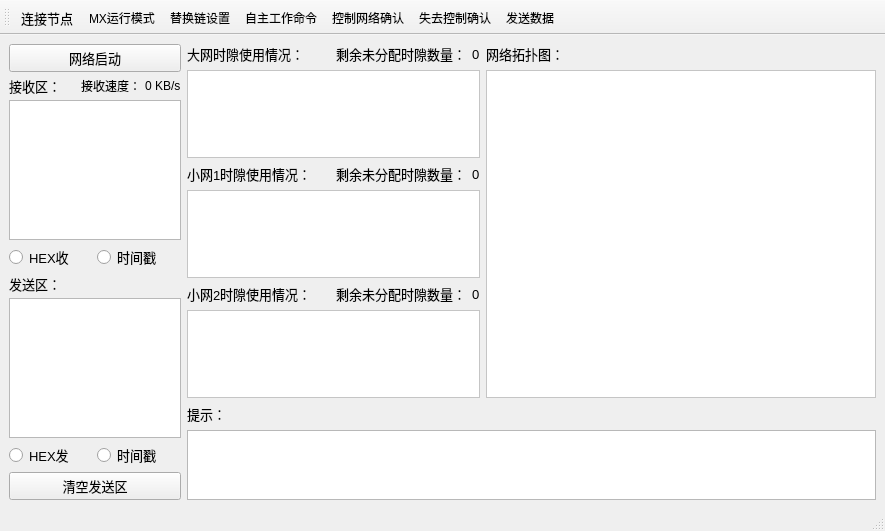
<?xml version="1.0" encoding="UTF-8"?>
<ui version="4.0">
 <class>MainWindow</class>
 <widget class="QMainWindow" name="MainWindow">
  <property name="geometry">
   <rect>
    <x>0</x>
    <y>0</y>
    <width>885</width>
    <height>531</height>
   </rect>
  </property>
  <property name="windowTitle">
   <string>XY网络上位机</string>
  </property>
  <widget class="QWidget" name="centralwidget">
   <layout class="QVBoxLayout" name="verticalLayout_4">
    <item>
     <layout class="QHBoxLayout" name="horizontalLayout_4" stretch="1,4">
      <item>
       <layout class="QVBoxLayout" name="verticalLayout_8">
        <property name="spacing">
         <number>4</number>
        </property>
        <item>
         <widget class="QPushButton" name="netlunch_pushButton">
          <property name="font">
           <font>
            <pointsize>10</pointsize>
           </font>
          </property>
          <property name="text">
           <string>网络启动</string>
          </property>
         </widget>
        </item>
        <item>
         <layout class="QVBoxLayout" name="verticalLayout">
          <item>
           <layout class="QHBoxLayout" name="horizontalLayout_6">
            <item>
             <widget class="QLabel" name="recv_label">
              <property name="font">
               <font>
                <pointsize>10</pointsize>
               </font>
              </property>
              <property name="text">
               <string>接收区：</string>
              </property>
             </widget>
            </item>
            <item>
             <layout class="QHBoxLayout" name="horizontalLayout_5">
              <item>
               <widget class="QLabel" name="label_9">
                <property name="text">
                 <string>接收速度：</string>
                </property>
               </widget>
              </item>
              <item>
               <widget class="QLabel" name="recv_speedlabel">
                <property name="text">
                 <string>0 KB/s</string>
                </property>
               </widget>
              </item>
             </layout>
            </item>
           </layout>
          </item>
          <item>
           <widget class="QPlainTextEdit" name="recvlogTextEdit"/>
          </item>
         </layout>
        </item>
        <item>
         <layout class="QHBoxLayout" name="horizontalLayout_11">
          <item>
           <layout class="QHBoxLayout" name="horizontalLayout_8">
            <item>
             <widget class="QRadioButton" name="checkBoxHexR">
              <property name="font">
               <font>
                <pointsize>10</pointsize>
               </font>
              </property>
              <property name="text">
               <string>HEX收</string>
              </property>
             </widget>
            </item>
           </layout>
          </item>
          <item>
           <layout class="QHBoxLayout" name="horizontalLayout_9">
            <item>
             <widget class="QRadioButton" name="RecTimeZone">
              <property name="font">
               <font>
                <pointsize>10</pointsize>
               </font>
              </property>
              <property name="text">
               <string>时间戳</string>
              </property>
             </widget>
            </item>
           </layout>
          </item>
         </layout>
        </item>
        <item>
         <layout class="QVBoxLayout" name="verticalLayout_2">
          <item>
           <widget class="QLabel" name="send_label">
            <property name="font">
             <font>
              <pointsize>10</pointsize>
             </font>
            </property>
            <property name="text">
             <string>发送区：</string>
            </property>
           </widget>
          </item>
          <item>
           <widget class="QPlainTextEdit" name="sendlogTextEdit"/>
          </item>
          <item>
           <layout class="QHBoxLayout" name="horizontalLayout_10">
            <item>
             <widget class="QRadioButton" name="checkBoxHexS">
              <property name="font">
               <font>
                <pointsize>10</pointsize>
               </font>
              </property>
              <property name="text">
               <string>HEX发</string>
              </property>
             </widget>
            </item>
            <item>
             <widget class="QRadioButton" name="SendTimeZone">
              <property name="font">
               <font>
                <pointsize>10</pointsize>
               </font>
              </property>
              <property name="text">
               <string>时间戳</string>
              </property>
             </widget>
            </item>
           </layout>
          </item>
         </layout>
        </item>
        <item>
         <widget class="QPushButton" name="senddataclear_pushButton">
          <property name="font">
           <font>
            <pointsize>10</pointsize>
           </font>
          </property>
          <property name="text">
           <string>清空发送区</string>
          </property>
         </widget>
        </item>
       </layout>
      </item>
      <item>
       <layout class="QVBoxLayout" name="verticalLayout_11" stretch="5,1">
        <item>
         <layout class="QHBoxLayout" name="horizontalLayout_7" stretch="3,4">
          <item>
           <layout class="QVBoxLayout" name="verticalLayout_7">
            <item>
             <layout class="QVBoxLayout" name="verticalLayout_slot" stretch="1,1,1">
              <item>
               <layout class="QVBoxLayout" name="verticalLayout_slot_1">
                <item>
                 <layout class="QHBoxLayout" name="horizontalLayout">
                  <item>
                   <widget class="QLabel" name="label">
                    <property name="font">
                     <font>
                      <pointsize>10</pointsize>
                     </font>
                    </property>
                    <property name="text">
                     <string>大网时隙使用情况：</string>
                    </property>
                   </widget>
                  </item>
                  <item>
                   <spacer name="horizontalSpacer">
                    <property name="orientation">
                     <enum>Qt::Orientation::Horizontal</enum>
                    </property>
                    <property name="sizeHint" stdset="0">
                     <size>
                      <width>40</width>
                      <height>20</height>
                     </size>
                    </property>
                   </spacer>
                  </item>
                  <item>
                   <widget class="QLabel" name="label_2">
                    <property name="font">
                     <font>
                      <pointsize>10</pointsize>
                     </font>
                    </property>
                    <property name="text">
                     <string>剩余未分配时隙数量：</string>
                    </property>
                   </widget>
                  </item>
                  <item>
                   <widget class="QLabel" name="restslot_mainlabel">
                    <property name="font">
                     <font>
                      <pointsize>10</pointsize>
                     </font>
                    </property>
                    <property name="text">
                     <string>0</string>
                    </property>
                   </widget>
                  </item>
                 </layout>
                </item>
                <item>
                 <widget class="QGraphicsView" name="slotcasemain_View">
                  <property name="minimumSize">
                   <size>
                    <width>0</width>
                    <height>66</height>
                   </size>
                  </property>
                  <property name="palette">
                   <palette>
                    <active>
                     <colorrole role="Window">
                      <brush brushstyle="SolidPattern">
                       <color alpha="255">
                        <red>255</red>
                        <green>255</green>
                        <blue>255</blue>
                       </color>
                      </brush>
                     </colorrole>
                    </active>
                    <inactive>
                     <colorrole role="Window">
                      <brush brushstyle="SolidPattern">
                       <color alpha="255">
                        <red>255</red>
                        <green>255</green>
                        <blue>255</blue>
                       </color>
                      </brush>
                     </colorrole>
                    </inactive>
                    <disabled>
                     <colorrole role="Base">
                      <brush brushstyle="SolidPattern">
                       <color alpha="255">
                        <red>255</red>
                        <green>255</green>
                        <blue>255</blue>
                       </color>
                      </brush>
                     </colorrole>
                     <colorrole role="Window">
                      <brush brushstyle="SolidPattern">
                       <color alpha="255">
                        <red>255</red>
                        <green>255</green>
                        <blue>255</blue>
                       </color>
                      </brush>
                     </colorrole>
                    </disabled>
                   </palette>
                  </property>
                 </widget>
                </item>
               </layout>
              </item>
              <item>
               <layout class="QVBoxLayout" name="verticalLayout_slot_2">
                <item>
                 <layout class="QHBoxLayout" name="horizontalLayout_2">
                  <item>
                   <widget class="QLabel" name="label_4">
                    <property name="font">
                     <font>
                      <pointsize>10</pointsize>
                     </font>
                    </property>
                    <property name="text">
                     <string>小网1时隙使用情况：</string>
                    </property>
                   </widget>
                  </item>
                  <item>
                   <spacer name="horizontalSpacer_2">
                    <property name="orientation">
                     <enum>Qt::Orientation::Horizontal</enum>
                    </property>
                    <property name="sizeHint" stdset="0">
                     <size>
                      <width>40</width>
                      <height>20</height>
                     </size>
                    </property>
                   </spacer>
                  </item>
                  <item>
                   <widget class="QLabel" name="label_5">
                    <property name="font">
                     <font>
                      <pointsize>10</pointsize>
                     </font>
                    </property>
                    <property name="text">
                     <string>剩余未分配时隙数量：</string>
                    </property>
                   </widget>
                  </item>
                  <item>
                   <widget class="QLabel" name="restslot_1label">
                    <property name="font">
                     <font>
                      <pointsize>10</pointsize>
                     </font>
                    </property>
                    <property name="text">
                     <string>0</string>
                    </property>
                   </widget>
                  </item>
                 </layout>
                </item>
                <item>
                 <widget class="QGraphicsView" name="slotcase1_View">
                  <property name="palette">
                   <palette>
                    <active>
                     <colorrole role="Window">
                      <brush brushstyle="SolidPattern">
                       <color alpha="255">
                        <red>255</red>
                        <green>255</green>
                        <blue>255</blue>
                       </color>
                      </brush>
                     </colorrole>
                    </active>
                    <inactive>
                     <colorrole role="Window">
                      <brush brushstyle="SolidPattern">
                       <color alpha="255">
                        <red>255</red>
                        <green>255</green>
                        <blue>255</blue>
                       </color>
                      </brush>
                     </colorrole>
                    </inactive>
                    <disabled>
                     <colorrole role="Base">
                      <brush brushstyle="SolidPattern">
                       <color alpha="255">
                        <red>255</red>
                        <green>255</green>
                        <blue>255</blue>
                       </color>
                      </brush>
                     </colorrole>
                     <colorrole role="Window">
                      <brush brushstyle="SolidPattern">
                       <color alpha="255">
                        <red>255</red>
                        <green>255</green>
                        <blue>255</blue>
                       </color>
                      </brush>
                     </colorrole>
                    </disabled>
                   </palette>
                  </property>
                 </widget>
                </item>
               </layout>
              </item>
              <item>
               <layout class="QVBoxLayout" name="verticalLayout_slot_3">
                <item>
                 <layout class="QHBoxLayout" name="horizontalLayout_3">
                  <item>
                   <widget class="QLabel" name="label_3">
                    <property name="font">
                     <font>
                      <pointsize>10</pointsize>
                     </font>
                    </property>
                    <property name="text">
                     <string>小网2时隙使用情况：</string>
                    </property>
                   </widget>
                  </item>
                  <item>
                   <spacer name="horizontalSpacer_3">
                    <property name="orientation">
                     <enum>Qt::Orientation::Horizontal</enum>
                    </property>
                    <property name="sizeHint" stdset="0">
                     <size>
                      <width>40</width>
                      <height>20</height>
                     </size>
                    </property>
                   </spacer>
                  </item>
                  <item>
                   <widget class="QLabel" name="label_6">
                    <property name="font">
                     <font>
                      <pointsize>10</pointsize>
                     </font>
                    </property>
                    <property name="text">
                     <string>剩余未分配时隙数量：</string>
                    </property>
                   </widget>
                  </item>
                  <item>
                   <widget class="QLabel" name="restslot_2label">
                    <property name="font">
                     <font>
                      <pointsize>10</pointsize>
                     </font>
                    </property>
                    <property name="text">
                     <string>0</string>
                    </property>
                   </widget>
                  </item>
                 </layout>
                </item>
                <item>
                 <widget class="QGraphicsView" name="slotcase2_View">
                  <property name="palette">
                   <palette>
                    <active>
                     <colorrole role="Window">
                      <brush brushstyle="SolidPattern">
                       <color alpha="255">
                        <red>255</red>
                        <green>255</green>
                        <blue>255</blue>
                       </color>
                      </brush>
                     </colorrole>
                    </active>
                    <inactive>
                     <colorrole role="Window">
                      <brush brushstyle="SolidPattern">
                       <color alpha="255">
                        <red>255</red>
                        <green>255</green>
                        <blue>255</blue>
                       </color>
                      </brush>
                     </colorrole>
                    </inactive>
                    <disabled>
                     <colorrole role="Base">
                      <brush brushstyle="SolidPattern">
                       <color alpha="255">
                        <red>255</red>
                        <green>255</green>
                        <blue>255</blue>
                       </color>
                      </brush>
                     </colorrole>
                     <colorrole role="Window">
                      <brush brushstyle="SolidPattern">
                       <color alpha="255">
                        <red>255</red>
                        <green>255</green>
                        <blue>255</blue>
                       </color>
                      </brush>
                     </colorrole>
                    </disabled>
                   </palette>
                  </property>
                 </widget>
                </item>
               </layout>
              </item>
             </layout>
            </item>
           </layout>
          </item>
          <item>
           <layout class="QVBoxLayout" name="verticalLayout_3">
            <item>
             <widget class="QLabel" name="netTopology_label">
              <property name="font">
               <font>
                <pointsize>10</pointsize>
               </font>
              </property>
              <property name="text">
               <string>网络拓扑图：</string>
              </property>
             </widget>
            </item>
            <item>
             <widget class="QGraphicsView" name="netTopologyView">
              <property name="palette">
               <palette>
                <active>
                 <colorrole role="Window">
                  <brush brushstyle="SolidPattern">
                   <color alpha="255">
                    <red>255</red>
                    <green>255</green>
                    <blue>255</blue>
                   </color>
                  </brush>
                 </colorrole>
                </active>
                <inactive>
                 <colorrole role="Window">
                  <brush brushstyle="SolidPattern">
                   <color alpha="255">
                    <red>255</red>
                    <green>255</green>
                    <blue>255</blue>
                   </color>
                  </brush>
                 </colorrole>
                </inactive>
                <disabled>
                 <colorrole role="Base">
                  <brush brushstyle="SolidPattern">
                   <color alpha="255">
                    <red>255</red>
                    <green>255</green>
                    <blue>255</blue>
                   </color>
                  </brush>
                 </colorrole>
                 <colorrole role="Window">
                  <brush brushstyle="SolidPattern">
                   <color alpha="255">
                    <red>255</red>
                    <green>255</green>
                    <blue>255</blue>
                   </color>
                  </brush>
                 </colorrole>
                </disabled>
               </palette>
              </property>
             </widget>
            </item>
           </layout>
          </item>
         </layout>
        </item>
        <item>
         <layout class="QVBoxLayout" name="verticalLayout_10">
          <item>
           <widget class="QLabel" name="label_8">
            <property name="font">
             <font>
              <pointsize>10</pointsize>
             </font>
            </property>
            <property name="text">
             <string>提示：</string>
            </property>
           </widget>
          </item>
          <item>
           <widget class="QTextEdit" name="tip_textEdit"/>
          </item>
         </layout>
        </item>
       </layout>
      </item>
     </layout>
    </item>
   </layout>
  </widget>
  <widget class="QMenuBar" name="menubar">
   <property name="geometry">
    <rect>
     <x>0</x>
     <y>0</y>
     <width>885</width>
     <height>18</height>
    </rect>
   </property>
  </widget>
  <widget class="QStatusBar" name="statusbar"/>
  <widget class="QToolBar" name="toolBar">
   <property name="windowTitle">
    <string>toolBar</string>
   </property>
   <property name="movable">
    <bool>true</bool>
   </property>
   <property name="toolButtonStyle">
    <enum>Qt::ToolButtonStyle::ToolButtonTextUnderIcon</enum>
   </property>
   <property name="floatable">
    <bool>true</bool>
   </property>
   <attribute name="toolBarArea">
    <enum>TopToolBarArea</enum>
   </attribute>
   <attribute name="toolBarBreak">
    <bool>false</bool>
   </attribute>
   <addaction name="actionConnect"/>
   <addaction name="actionMxMode"/>
   <addaction name="actionReplace"/>
   <addaction name="actionSelfwork"/>
   <addaction name="actionControl"/>
   <addaction name="actionLostcontrol"/>
   <addaction name="actionSendData"/>
  </widget>
  <action name="actionConnect">
   <property name="icon">
    <iconset resource="images.qrc">
     <normaloff>:/new/prefix1/image/linePainting.png</normaloff>:/new/prefix1/image/linePainting.png</iconset>
   </property>
   <property name="text">
    <string>连接节点</string>
   </property>
   <property name="toolTip">
    <string>连接节点</string>
   </property>
   <property name="font">
    <font>
     <pointsize>10</pointsize>
    </font>
   </property>
   <property name="menuRole">
    <enum>QAction::MenuRole::TextHeuristicRole</enum>
   </property>
  </action>
  <action name="actionMxMode">
   <property name="icon">
    <iconset resource="images.qrc">
     <normaloff>:/new/prefix1/image/configure.png</normaloff>:/new/prefix1/image/configure.png</iconset>
   </property>
   <property name="text">
    <string>MX运行模式</string>
   </property>
   <property name="toolTip">
    <string>设置MX运行模式</string>
   </property>
   <property name="menuRole">
    <enum>QAction::MenuRole::TextHeuristicRole</enum>
   </property>
  </action>
  <action name="actionReplace">
   <property name="icon">
    <iconset resource="images.qrc">
     <normaloff>:/new/prefix1/image/painting.jpg</normaloff>:/new/prefix1/image/painting.jpg</iconset>
   </property>
   <property name="text">
    <string>替换链设置</string>
   </property>
   <property name="toolTip">
    <string>设置替换链</string>
   </property>
   <property name="menuRole">
    <enum>QAction::MenuRole::TextHeuristicRole</enum>
   </property>
  </action>
  <action name="actionSelfwork">
   <property name="icon">
    <iconset resource="images.qrc">
     <normaloff>:/new/prefix1/image/command_icon.png</normaloff>:/new/prefix1/image/command_icon.png</iconset>
   </property>
   <property name="text">
    <string>自主工作命令</string>
   </property>
   <property name="toolTip">
    <string>网络自主工作命令</string>
   </property>
   <property name="menuRole">
    <enum>QAction::MenuRole::TextHeuristicRole</enum>
   </property>
  </action>
  <action name="actionControl">
   <property name="icon">
    <iconset resource="images.qrc">
     <normaloff>:/new/prefix1/image/terminal.png</normaloff>:/new/prefix1/image/terminal.png</iconset>
   </property>
   <property name="text">
    <string>控制网络确认</string>
   </property>
   <property name="toolTip">
    <string>控制网络确认</string>
   </property>
   <property name="menuRole">
    <enum>QAction::MenuRole::TextHeuristicRole</enum>
   </property>
  </action>
  <action name="actionLostcontrol">
   <property name="icon">
    <iconset resource="images.qrc">
     <normaloff>:/new/prefix1/image/terminal_red.png</normaloff>:/new/prefix1/image/terminal_red.png</iconset>
   </property>
   <property name="text">
    <string>失去控制确认</string>
   </property>
   <property name="menuRole">
    <enum>QAction::MenuRole::TextHeuristicRole</enum>
   </property>
  </action>
  <action name="actionSendData">
   <property name="icon">
    <iconset resource="images.qrc">
     <normaloff>:/new/prefix1/image/edit.png</normaloff>:/new/prefix1/image/edit.png</iconset>
   </property>
   <property name="text">
    <string>发送数据</string>
   </property>
   <property name="toolTip">
    <string>发送数据</string>
   </property>
   <property name="menuRole">
    <enum>QAction::MenuRole::TextHeuristicRole</enum>
   </property>
  </action>
 </widget>
 <resources>
  <include location="images.qrc"/>
 </resources>
 <connections/>
</ui>
